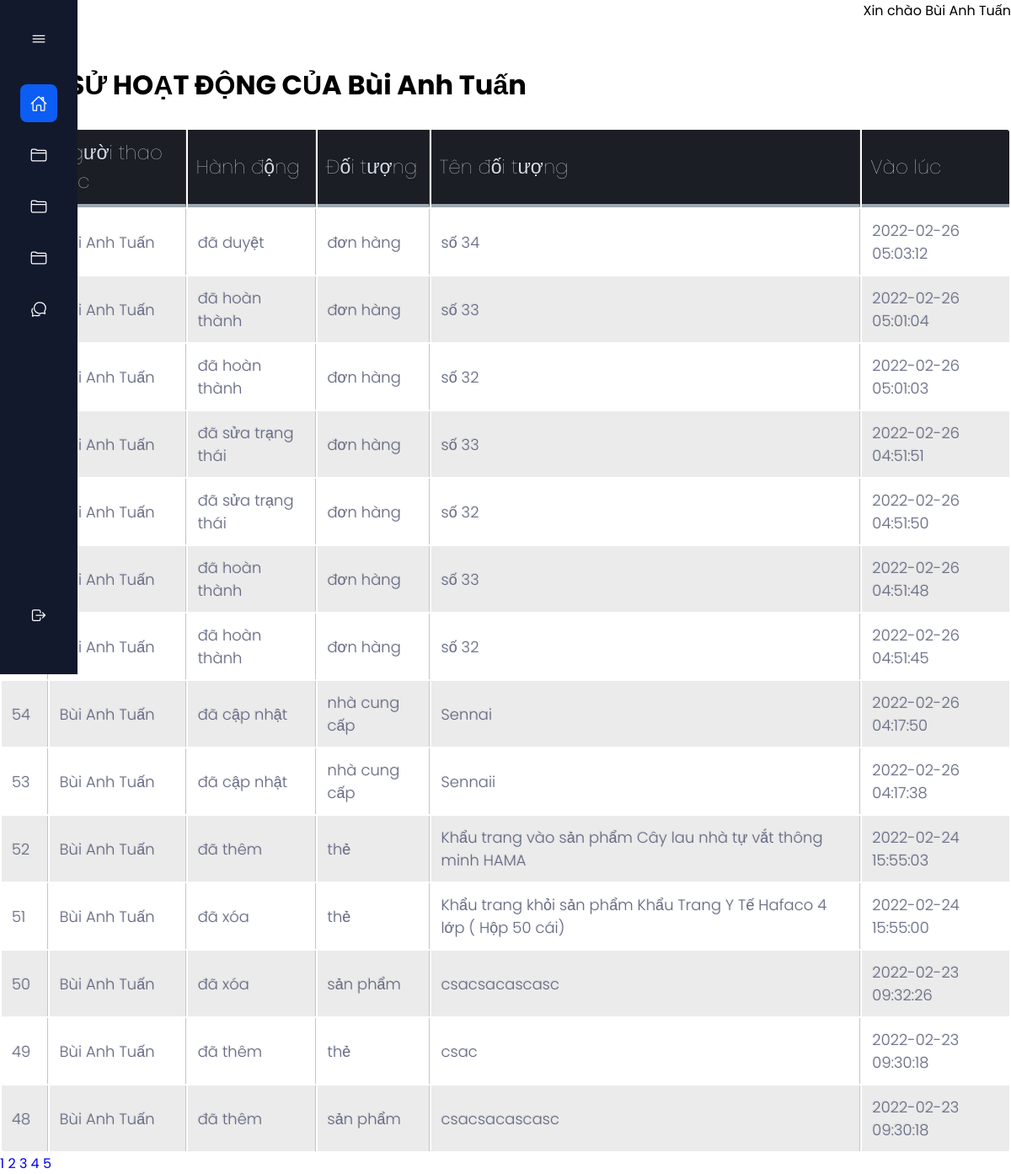
The app's page /admin/admins/view_activities.php?id=2 (signed in) with its own data.
### tables this page shows
CREATE TABLE `activities` (
  `id` int NOT NULL,
  `admin_id` int NOT NULL,
  `activity` varchar(50) NOT NULL,
  `object` varchar(50) NOT NULL,
  `object_name` varchar(250) NOT NULL,
  `time` timestamp NOT NULL DEFAULT CURRENT_TIMESTAMP
);

### admin/admins/view_activities.php (the view, shortened to what this page needs)
<!DOCTYPE html>
<html>
<head>
	<link rel="stylesheet" href="../index3.css">
	<link rel="stylesheet" href="../style_validate1.css">
	<link rel="stylesheet" type="text/css" href="../style_table.css">
</head>
<?php require '../connect_database.php';
$id = $_GET['id'];
$sql_select_admin_name = "SELECT name FROM admins WHERE id = '$id' ";
$query_sql_select_admin_name = mysqli_query($connect_database, $sql_select_admin_name);
$admin_name = mysqli_fetch_array($query_sql_select_admin_name)['name'];
if ( empty($_GET['page']) ) {
	$index_page = 1;
} else {
	$index_page = $_GET['page'];
}
$sql_select_count_activity = "SELECT count(*) FROM activities WHERE admin_id = '$id'";
$count_activities = mysqli_fetch_array(mysqli_query($connect_database, $sql_select_count_activity))['count(*)'] ;
$activities_per_page = 14;
$activities_skipped = ( $index_page - 1 ) * $activities_per_page;
$pages = ceil($count_activities / $activities_per_page);
$sql_select_activity = "
	SELECT activities.*, admins.name as 'admin_name'
	FROM activities
	LEFT JOIN admins on admins.id = activities.admin_id
	WHERE activities.admin_id = '$id'
	ORDER BY id DESC
	LIMIT $activities_per_page OFFSET $activities_skipped
";
$query_sql_select_activity = mysqli_query($connect_database, $sql_select_activity);
?>
<body>
<?php require '../menu.php'; ?>
<div class="top">
	<div class = "login">
		<span>Xin chào <?php echo $_SESSION['name'] ?></span>
	</div>
</div>
<div class = "bot">
	<div class = "header">
		<h1 class =  "header" >LỊCH SỬ HOẠT ĐỘNG CỦA <?php echo $admin_name ?></h1>
	</div>
	<br>
	<?php require '../validate.php' ?>
	<table class="table">
		<tr>
			<th>Mã</th>
			<th>Người thao tác</th>
			<th>Hành động</th>
			<th>Đối tượng</th>
			<th>Tên đối tượng</th>
			<th>Vào lúc</th>
		</tr>
		<?php foreach ($query_sql_select_activity as $each_activity): ?>
		<tr>
			<td><?php echo $each_activity['id'] ?></td>
			<td><?php echo $each_activity['admin_name'] ?></td>
			<td><?php echo 'đã ' . $each_activity['activity'] ?></td>
			<td><?php echo $each_activity['object'] ?></td>
			<td><?php echo $each_activity['object_name'] ?></td>
			<td><?php echo $each_activity['time'] ?></td>
		</tr>
		<?php endforeach ?>
	</table>
	<?php for ($i=1; $i <= $pages; $i++) {  ?>
		<a href = "?id=<?php echo $id ?>&page=<?php echo $i ?>"><?php echo $i ?></a>
	<?php } ?>
</div>
</body>
</html>

### admin/index3.css (style rules this page uses)
body { padding: 0px; margin: 0px; }
.login { display: flex; justify-content: flex-end; }
.header { margin-top: 25px; background-color: white; padding: 1px; }

### admin/style_table.css (style rules this page uses)
th { color:#D5DDE5;; background:#1b1e24; border-bottom:4px solid #9ea7af; border-right: 1px solid #343a45; font-size:23px; font-weight: 100; padding:10px; text-align:left; text-shadow: 0 1px 1px rgba(0, 0, 0, 0.1); vertical-align:middle; }
th:first-child { border-top-left-radius:3px; }
th:last-child { border-top-right-radius:3px; border-right:none; }
tr { border-top: 1px solid #C1C3D1; border-bottom-: 1px solid #C1C3D1; color:#666B85; font-size:16px; font-weight:normal; text-shadow: 0 1px 1px rgba(256, 256, 256, 0.1); }
tr:first-child { border-top:none; }
tr:last-child { border-bottom:none; }
tr:nth-child(odd) td { background:#EBEBEB; }
tr:last-child td:first-child { border-bottom-left-radius:3px; }
tr:last-child td:last-child { border-bottom-right-radius:3px; }
td { background:#FFFFFF; padding:12px; text-align:left; vertical-align:middle; font-weight:300; font-size:18px; text-shadow: -1px -1px 1px rgba(0, 0, 0, 0.1); border-right: 1px solid #C1C3D1; }
td:last-child { border-right: 0px; }

### admin/style_menu.css (style rules this page uses)
:root { --nav-width: 92px; --first-color: #0C5DF4; --bg-color: #12192C; --sub-color: #B6CEFC; --white-color: #FFF; --body-font: 'Poppins', sans-serif; --normal-font-size: 1rem; --small-font-size: .875rem; --z-fixed: 100; }
*,::before,::after { box-sizing: border-box; }
body { position: relative; margin: 0; padding: 2rem 0 0 6.75rem; font-family: var(--body-font); font-size: var(--normal-font-size); transition: .5s; }
h1 { margin: 0; }
a { text-decoration: none; }

### admin/index1.css (style rules this page uses)
body { padding: 0px; margin: 0px; }
.login { display: flex; justify-content: flex-end; }
.header { margin-top: 25px; background-color: white; padding: 1px; }

### records on screen
activities: admin.name "Bùi Anh Tuấn", activity "duyệt", object "đơn hàng", object_name "số 34", time "2022-02-26 05:03:12"
activities: admin.name "Bùi Anh Tuấn", activity "hoàn thành", object "đơn hàng", object_name "số 33", time "2022-02-26 05:01:04"
activities: admin.name "Bùi Anh Tuấn", activity "hoàn thành", object "đơn hàng", object_name "số 32", time "2022-02-26 05:01:03"
activities: admin.name "Bùi Anh Tuấn", activity "sửa trạng thái", object "đơn hàng", object_name "số 33", time "2022-02-26 04:51:51"
activities: admin.name "Bùi Anh Tuấn", activity "sửa trạng thái", object "đơn hàng", object_name "số 32", time "2022-02-26 04:51:50"
activities: admin.name "Bùi Anh Tuấn", activity "hoàn thành", object "đơn hàng", object_name "số 33", time "2022-02-26 04:51:48"
activities: admin.name "Bùi Anh Tuấn", activity "hoàn thành", object "đơn hàng", object_name "số 32", time "2022-02-26 04:51:45"
activities: id "54", admin.name "Bùi Anh Tuấn", activity "cập nhật", object "nhà cung cấp", object_name "Sennai", time "2022-02-26 04:17:50"
activities: id "53", admin.name "Bùi Anh Tuấn", activity "cập nhật", object "nhà cung cấp", object_name "Sennaii", time "2022-02-26 04:17:38"
activities: id "52", admin.name "Bùi Anh Tuấn", activity "thêm", object "thẻ", object_name "Khẩu trang vào sản phẩm Cây lau nhà tự vắt thông minh HAMA", time "2022-02-24 15:55:03"
activities: id "51", admin.name "Bùi Anh Tuấn", activity "xóa", object "thẻ", object_name "Khẩu trang khỏi sản phẩm Khẩu Trang Y Tế Hafaco 4 lớp ( Hộp 50 cái)", time "2022-02-24 15:55:00"
activities: id "50", admin.name "Bùi Anh Tuấn", activity "xóa", object "sản phẩm", object_name "csacsacascasc", time "2022-02-23 09:32:26"
activities: id "49", admin.name "Bùi Anh Tuấn", activity "thêm", object "thẻ", object_name "csac", time "2022-02-23 09:30:18"
activities: id "48", admin.name "Bùi Anh Tuấn", activity "thêm", object "sản phẩm", object_name "csacsacascasc", time "2022-02-23 09:30:18"

### other values on screen
$_SESSION['name'] "Bùi Anh Tuấn"
$admin_name "Bùi Anh Tuấn"
